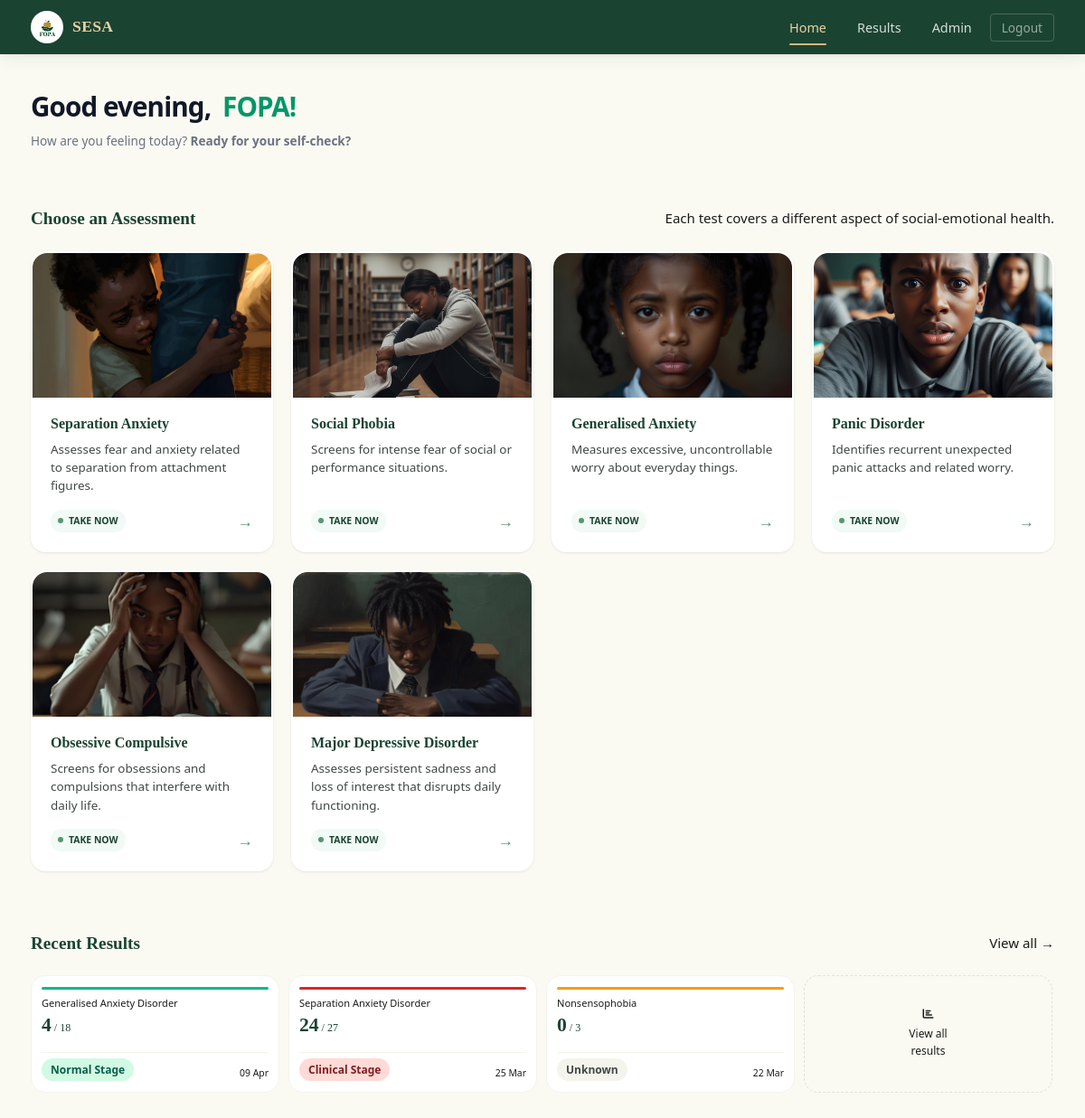
The page /home (signed in) on the database its author committed.
### app/models/account.py (models this page shows, shortened)
class Accounts(UserMixin, db.Model):
    __tablename__ = 'accounts'
    id = db.Column(db.Integer, primary_key=True)
    fname = db.Column(db.String(100), nullable=False)
    lname = db.Column(db.String(100), nullable=False)
    email = db.Column(db.String(120), unique=True, nullable=True, index=True)
    username = db.Column(db.String(50), unique=True, nullable=False, index=True)
    password = db.Column(db.String(256), nullable=False)
    school_name = db.Column(db.String(200), nullable=True)
    gender = db.Column(db.String(20), nullable=True)
    birthdate = db.Column(db.Date, nullable=True)
    last_login = db.Column(db.DateTime, nullable=True)
    created_at = db.Column(db.DateTime, default=lambda: datetime.now(timezone.utc))
    school_id = db.Column(
        db.Integer,
        db.ForeignKey('school.id', ondelete='CASCADE', name='fk_accounts_school_id'),
        nullable=True,
        index=True
    )
    class_group = db.Column(db.String(50), nullable=True)   # e.g. "Form 2A", "JHS 3B"
    level = db.Column(db.String(20), nullable=True)          # jhs | shs | university
    claim_code_hash  = db.Column(db.String(256), nullable=True)
    claim_code_plain = db.Column(db.String(20),  nullable=True)
    is_claimed       = db.Column(db.Boolean, default=True, nullable=False, server_default='1')
    is_admin = db.Column(db.Boolean, default=False, nullable=False)
    is_counsellor = db.Column(db.Boolean, default=False, server_default='0', nullable=False)
    failed_attempts = db.Column(db.Integer, default=0, server_default='0', nullable=False)
    locked_until = db.Column(db.DateTime, nullable=True)  # NULL = not locked
    phone = db.Column(db.String(20), nullable=True)
    consent_given = db.Column(db.Boolean, default=False, nullable=False, server_default='0')
    consent_given_at = db.Column(db.DateTime, nullable=True)
    consent_version = db.Column(db.String(10), nullable=True)  # e.g. 'v1.0'
    test_results = db.relationship(
        'TestResult',
        backref='account',
        lazy='dynamic',
        cascade='all, delete-orphan'
    )
    @property
    def is_super_admin(self):
        return self.is_admin
    LOCKOUT_THRESHOLD = 5      # failed attempts before lockout
    LOCKOUT_MINUTES   = 15     # minutes locked after threshold reached

### app/models/assessment_type.py (models this page shows, shortened)
class AssessmentType(db.Model):
    __tablename__ = 'assessment_type'
    id             = db.Column(db.Integer, primary_key=True)
    name           = db.Column(db.String(100), unique=True, nullable=False)
    display_name   = db.Column(db.String(100), nullable=False)
    description    = db.Column(db.Text, nullable=True)
    icon           = db.Column(db.String(10),  nullable=True)
    color          = db.Column(db.String(20),  nullable=True)
    order          = db.Column(db.Integer,     default=0, nullable=False)
    is_active      = db.Column(db.Boolean,     default=True, nullable=False)
    scoring_ranges = db.Column(db.JSON,        nullable=False)
    image_url      = db.Column(db.String(500), nullable=True)

### app/models/test_result.py (models this page shows, shortened)
class TestResult(db.Model):
    __tablename__ = 'test_results'
    id = db.Column(db.Integer, primary_key=True)
    user_id = db.Column(db.Integer, db.ForeignKey('accounts.id', ondelete='CASCADE'), nullable=False, index=True)
    test_type = db.Column(db.String(100), nullable=False, index=True)
    score = db.Column(db.Integer, nullable=False)
    max_score = db.Column(db.Integer, nullable=True)
    stage = db.Column(db.String(50), nullable=True, index=True)  # "Normal Stage", "Mild Stage", etc.
    _feedback_encrypted = db.Column('feedback', db.Text, nullable=True)
    @property
    def feedback(self):
        if not self._feedback_encrypted:
            return None
        f = _get_fernet()
        if not f:
            return self._feedback_encrypted
        try:
            return f.decrypt(self._feedback_encrypted.encode()).decode()
        except Exception:
            return self._feedback_encrypted
    @feedback.setter
    def feedback(self, value):
        if not value:
            self._feedback_encrypted = None
            return
        f = _get_fernet()
        if not f:
            self._feedback_encrypted = value
            return
        self._feedback_encrypted = f.encrypt(value.encode()).decode()
    details = db.Column(db.Text, nullable=True)           # kept for backward compat
    taken_at = db.Column(db.DateTime, default=lambda: datetime.now(timezone.utc), index=True)

### app/routes/main.py (the view)
@main_bp.route('/home')
@login_required
def home():
    user = current_user
    results = user.test_results.order_by(TestResult.taken_at.desc()).all()
    total_tests = len(results)
    most_recent = results[0] if results else None
    question_counts = {
        row.test_type: row.count
        for row in db.session.query(
            Question.test_type,
            func.count(Question.id).label('count')
        ).group_by(Question.test_type).all()
    }
    from datetime import datetime, timedelta, timezone
    now = datetime.now()
    latest_by_type = {}
    for r in results:
        if r.test_type not in latest_by_type:
            latest_by_type[r.test_type] = r
    from app.models.assessment_type import AssessmentType
    tests_meta = []
    COOLDOWN_DAYS = 7
    for at in AssessmentType.query.filter_by(is_active=True).order_by(AssessmentType.order).all():
        days_remaining = 0
        is_ready = True
        latest = latest_by_type.get(at.name)
        if latest and latest.taken_at:
            taken_at = latest.taken_at
            if taken_at.tzinfo is None:
                taken_at = taken_at.replace(tzinfo=timezone.utc)
            current_time = now.replace(tzinfo=timezone.utc) if now.tzinfo is None else now
            days_ago = (current_time - taken_at).days
            days_left = COOLDOWN_DAYS - days_ago
            if days_left > 0:
                days_remaining = days_left
                is_ready = False
        tests_meta.append({
            'name':  at.name,
            'title': at.display_name,
            'desc':  at.description or '',
            'icon':  at.icon or '🧠',
            'color': at.color or 'green',
            'count': question_counts.get(at.name, 0),
            'image_url': at.image_url,
            'days_remaining': days_remaining,
            'is_ready': is_ready
        })
    this_month_results = [
        r for r in results
        if r.taken_at and r.taken_at.month == now.month and r.taken_at.year == now.year
    ]
    tests_this_month = len(this_month_results)
    total_assessments_taken = total_tests   # passed to template as total count
    assessments_this_month  = tests_this_month
    recent_results = results[:3]  # 3 most recent for the home table
    hour = now.hour
    if hour < 12:
        greeting = "Good morning"
    elif hour < 17:
        greeting = "Good afternoon"
    else:
        greeting = "Good evening"
    new_username = session.pop('show_username_prompt', None)
    return render_template(
        'main/home.html',
        user=user,
        total_tests=total_tests,
        avg_score=total_assessments_taken,
        most_recent=most_recent,
        tests_meta=tests_meta,
        score_change=None,
        prev_avg=assessments_this_month,
        recent_results=recent_results,
        latest_by_type=latest_by_type,
        greeting=greeting,
        new_username=new_username,
    )

### app/__init__.py (called while the page is built)
def _init_extensions(app: Flask) -> None:
    app.config.setdefault("SQLALCHEMY_ENGINE_OPTIONS", {}).update({
        "pool_pre_ping": True,   # test connection before using it
        "pool_recycle":  300,    # recycle connections every 5 minutes
        "pool_size":     5,      # max persistent connections
        "max_overflow":  2,      # extra connections under load
    })
    db.init_app(app)
    migrate.init_app(app, db)
    csrf.init_app(app)
    login_manager.init_app(app)
    limiter.init_app(app)
    from app.models.account import Accounts
    from app.models.quiz_session import QuizSession  # noqa: F401
    from app.models.counsellor_profile import CounsellorProfile  # noqa: F401
    from app.models.assessment_type import AssessmentType  # noqa: F401
    @login_manager.user_loader
    def load_user(user_id: str):
        return Accounts.query.get(int(user_id))

### app/templates/main/home.html (shortened to what this page needs)
  {% extends 'base.html' %}
  {% block nav_links %}
    <li><a href="{{ url_for('main.home') }}" class="active">Home</a></li>
    <li><a href="{{ url_for('main.results') }}">Results</a></li>
    {% if current_user.is_super_admin %}
      <li><a href="{{ url_for('admin.dashboard') }}">Admin</a></li>
    {% endif %}
    <li><a href="{{ url_for('auth.logout') }}" class="btn-nav-logout">Logout</a></li>
  {% endblock %}
  {% block body %}
  <div class="container pb-48">
  <link rel="stylesheet" href="{{ url_for('static', filename='css/main/home.css') }}">
  <header class="app-header">
    <h1 class="app-greeting">
      {{ greeting }}, <span>{{ user.fname }}!</span>
    </h1>
    <p class="app-description">
      How are you feeling today? <b>Ready for your self-check?</b>
    </p>
  </header>
    <div class="section" id="assessments">
      <div class="section-head">
        <h2>Choose an Assessment</h2>
        <p class="section-desc">Each test covers a different aspect of social-emotional health.</p>
      </div>
      <div class="test-grid">
        {% for test in tests_meta %}
        <a href="{% if test.is_ready %}{{ url_for('test.display_questions', test_type=test.name) }}{% else %}javascript:void(0);{% endif %}"
          class="test-card {% if not test.is_ready %}locked{% endif %}"
          {% if not test.is_ready %}onclick="alert('This assessment will be exactly 7 days after your previous attempt. Please wait {{ test.days_remaining }} more day(s).');"{% endif %}>
          <div class="test-card-image">
            {% if test.get('image_url') %}
            <img src="{{ test.image_url }}"
                alt="{{ test.name }}"
                loading="lazy"
                width="400"
                height="160">
            {% endif %}
          </div>
          <div class="test-card-content">
            <h3>{{ test.get('title') or test.get('display_name') or test.name }}</h3>
            <p>{{ test.get('desc') or test.get('description') or '' }}</p>
            <div class="test-card-meta">
              {% if test.is_ready %}
                <span class="pulse-badge"><span class="pulse-dot"></span> Take Now</span>
                <span class="test-card-arrow">→</span>
              {% else %}
                <span class="lock-indicator"><i class="fa-solid fa-lock lock-icon"></i> Available in {{ test.days_remaining }} day(s)</span>
              {% endif %}
            </div>
          </div>
        </a>
        {% endfor %}
      </div>
    </div>
    {% if recent_results %}
    <div class="section">
      <div class="section-head">
        <h2>Recent Results</h2>
        <a href="{{ url_for('main.results') }}" class="results-link">View all →</a>
      </div>
      <div class="recent-results-scroll">
        {% for r in recent_results %}
          {% set s = (r.stage or r.details or 'unknown') | lower %}
          {% if 'normal' in s %}{% set bar_mod = 'normal' %}{% set badge_class = 'stage-normal' %}
          {% elif 'mild' in s %}{% set bar_mod = 'mild' %}{% set badge_class = 'stage-mild' %}
          {% elif 'elevated' in s %}{% set bar_mod = 'elevated' %}{% set badge_class = 'stage-elevated' %}
          {% elif 'clinical' in s %}{% set bar_mod = 'clinical' %}{% set badge_class = 'stage-clinical' %}
          {% else %}{% set bar_mod = 'mild' %}{% set badge_class = 'badge-gray' %}{% endif %}
          <div class="recent-result-card">
            <div class="recent-result-bar recent-result-bar--{{ bar_mod }}"></div>
            <div class="recent-result-title">{{ r.test_type }}</div>
            <div class="recent-result-score">
              {{ r.score }}{% if r.max_score %}<span> / {{ r.max_score }}</span>{% endif %}
            </div>
            <div class="recent-result-bottom">
              <span class="badge {{ badge_class }}">{{ r.stage or r.details or 'Unknown' }}</span>
              <span class="recent-result-date">{{ r.taken_at.strftime('%d %b') }}</span>
            </div>
          </div>
        {% endfor %}
        <a href="{{ url_for('main.results') }}" class="recent-result-more">
          <i class="fa-solid fa-chart-bar results-icon"></i>
          <span>View all<br>results</span>
        </a>
      </div>
    </div>
    {% endif %}
  </div>
  {% endblock %}

### app/templates/base.html (shortened to what this page needs)
<!DOCTYPE html>
<html lang="en">
<head>
  <link rel="stylesheet" href="{{ url_for('static', filename='css/main.css') }}">
  <link rel="stylesheet" href="{{ url_for('static', filename='css/base/base.css') }}">
  <link rel="stylesheet" href="https://cdnjs.cloudflare.com/ajax/libs/font-awesome/6.5.0/css/all.min.css">
</head>
<body class="{% if (current_user.is_authenticated and not current_user.is_super_admin) or session.get('school_id') %}has-bottom-nav {% endif %}{% block body_class %}{% endblock %}">
{% block full_page %}
<div class="app-layout">
  {% block navbar %}
  <nav class="navbar" id="mainNav">
    <div class="navbar-inner">
      <a href="{{ url_for('main.landing') }}" class="navbar-brand">
        <img src="{{ url_for('static', filename='images/Pofa.png') }}" alt="FOPA Logo" class="navbar-logo">
        <span class="navbar-title">SESA</span>
      </a>
      <ul class="navbar-links">
        {% block nav_links %}{% endblock %}
      </ul>
    </div>
  </nav>
  {% endblock %}
  <main>
    {% block body %}{% endblock %}
  </main>
</div>
{% endblock %}
</body>
</html>

### app/static/css/main/home.css (style rules this page uses)
.app-header { padding: 4px; margin-bottom: 8px; text-align: center; }
.app-greeting { font-size: 1.5rem; font-weight: 800; color: #111827; line-height: 1.2; margin: 0; letter-spacing: -0.03em; }
.app-greeting span { color: #059669; display: inline; }
.app-description { font-size: 0.85rem; color: #6b7280; line-height: 1.5; max-width: 450px; margin: 10px auto 0 auto; }
@media (min-width: 600px) { .app-greeting { font-size: 1.85rem; } }
@media (min-width: 600px) { .app-greeting span { display: inline; margin-left: 6px; } }
@media (min-width: 600px) { .app-header { padding: 40px 0 20px 0; text-align: left; } }
@media (min-width: 600px) { .app-description { margin-left: 0; } }
.pulse-badge { display: inline-flex; align-items: center; gap: 6px; font-size: 0.65rem; font-weight: 700; text-transform: uppercase; color: var(--green-800); background: var(--green-50); padding: 4px 8px; border-radius: 12px; }
.pulse-dot { width: 6px; height: 6px; background-color: var(--green-500); border-radius: 50%; box-shadow: 0 0 0 0 rgba(16, 185, 129, 0.7); animation: pulseReady 1.5s infinite; }

### rows shown on the page
Accounts: fname "FOPA"
AssessmentType: image_url (picture), display_name "Separation Anxiety", description "Assesses fear and anxiety related to separation from attachment figures."
AssessmentType: image_url (picture), display_name "Social Phobia", description "Screens for intense fear of social or performance situations."
AssessmentType: image_url (picture), display_name "Generalised Anxiety", description "Measures excessive, uncontrollable worry about everyday things."
AssessmentType: image_url (picture), display_name "Panic Disorder", description "Identifies recurrent unexpected panic attacks and related worry."
AssessmentType: image_url (picture), display_name "Obsessive Compulsive", description "Screens for obsessions and compulsions that interfere with daily life."
AssessmentType: image_url (picture), display_name "Major Depressive Disorder", description "Assesses persistent sadness and loss of interest that disrupts daily functioning."
TestResult: test_type "Generalised Anxiety Disorder", score "4", max_score "18", stage "Normal Stage", taken_at "09 Apr"
TestResult: test_type "Separation Anxiety Disorder", score "24", max_score "27", stage "Clinical Stage", taken_at "25 Mar"
TestResult: test_type "Nonsensophobia", score "0", max_score "3", stage "Unknown", taken_at "22 Mar"

### other values the page prints
{{ greeting }} "Good evening"
